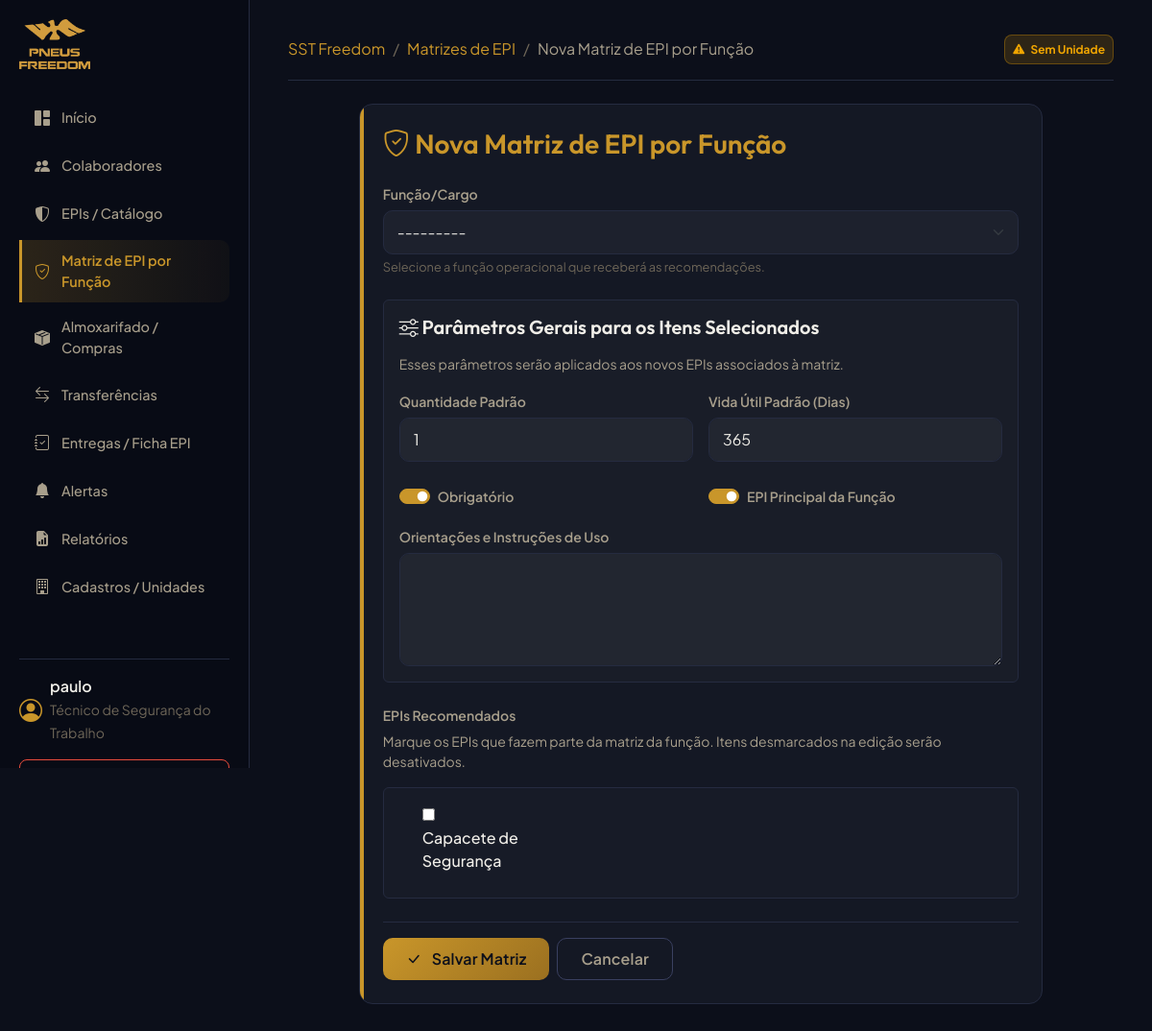
/ppe/matrices/add/ (signed in), run on an earlier commit of the app's database.
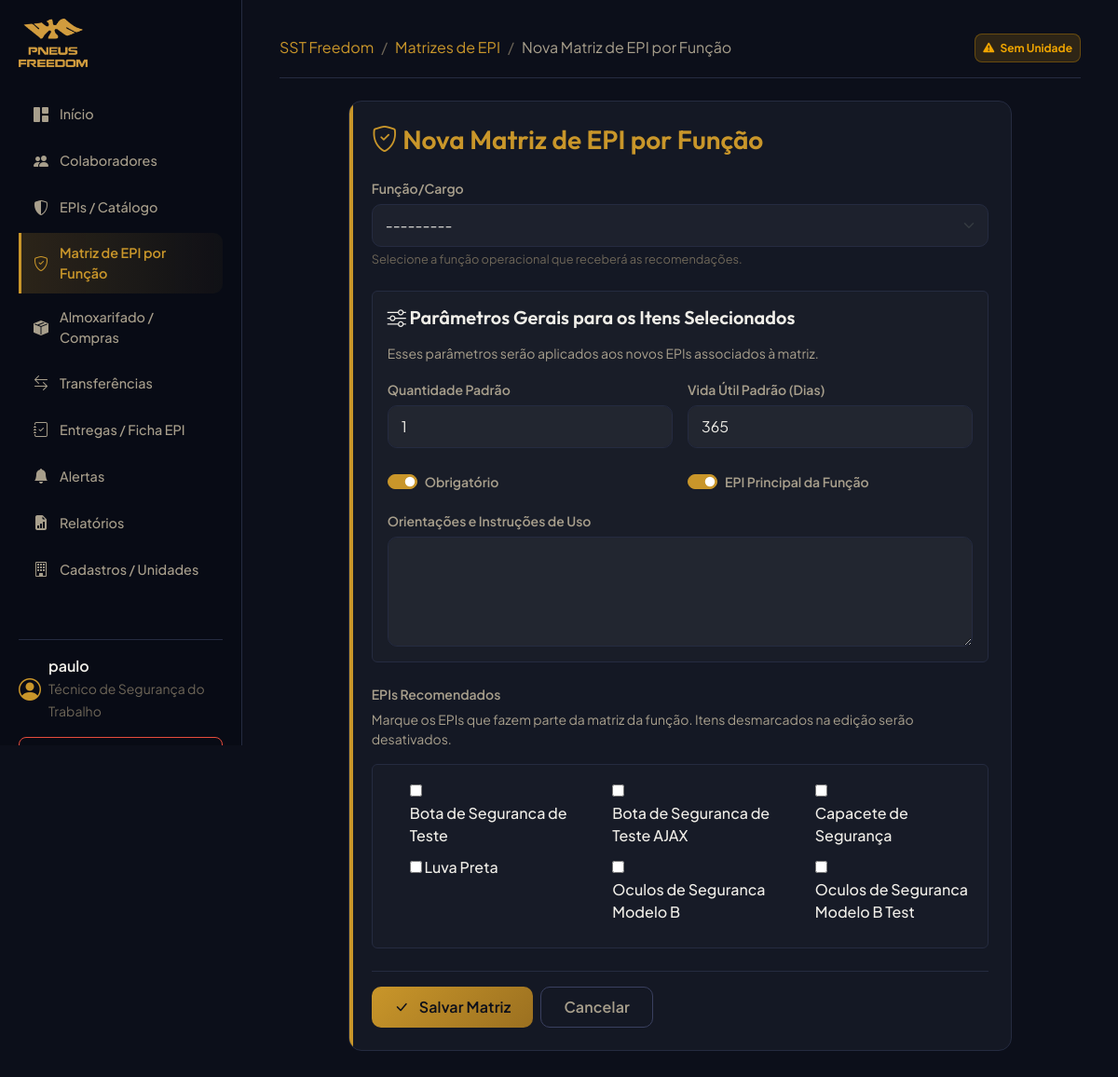
And on a later commit of the database.
### ppe/models.py (models this page shows)
class Product(models.Model):
    TIPO_PRODUTO_CHOICES = (
        ('EPI', 'EPI'),
        ('MATERIAL_SEGURANCA', 'Material de Segurança'),
        ('MATERIAL_CONSUMO', 'Material de Consumo'),
        ('FERRAMENTA', 'Ferramenta'),
        ('UNIFORME', 'Uniforme'),
        ('OUTRO', 'Outro'),
    )
    CATEGORIA_CHOICES = (
        ('PROTECAO_CABECA', 'Proteção da Cabeça'),
        ('PROTECAO_AUDITIVA', 'Proteção Auditiva'),
        ('PROTECAO_RESPIRATORIA', 'Proteção Respiratória'),
        ('PROTECAO_OCULAR', 'Proteção Ocular e Facial'),
        ('PROTECAO_TRONCO', 'Proteção do Tronco'),
        ('PROTECAO_MEMBROS_SUP', 'Proteção dos Membros Superiores'),
        ('PROTECAO_MEMBROS_INF', 'Proteção dos Membros Inferiores'),
        ('VESTUARIO', 'Vestuário / Fardamento'),
        ('OUTRO', 'Outro'),
    )
    nome = models.CharField(max_length=255, verbose_name="Nome do Produto")
    tipo_produto = models.CharField(max_length=50, choices=TIPO_PRODUTO_CHOICES, default='EPI', verbose_name="Tipo de Produto")
    categoria = models.CharField(max_length=50, choices=CATEGORIA_CHOICES, blank=True, null=True, default='OUTRO', verbose_name="Categoria de Proteção")
    ca_numero = models.CharField(max_length=50, blank=True, null=True, verbose_name="C.A. (Certificado de Aprovação)")
    descricao = models.TextField(blank=True, null=True, verbose_name="Descrição")
    unidade_medida = models.CharField(max_length=20, default="UND", verbose_name="Unidade de Medida")
    fabricante = models.CharField(max_length=255, blank=True, null=True, verbose_name="Fabricante Padrão")
    exige_ca = models.BooleanField(default=True, verbose_name="Exige C.A. (Certificado de Aprovação)")
    controlado_individualmente = models.BooleanField(default=True, verbose_name="Controlado Individualmente")
    ativo = models.BooleanField(default=True, verbose_name="Ativo")
    class Meta:
        verbose_name = "EPI / Produto"
        verbose_name_plural = "EPIs / Produtos"
    def __str__(self):
        return self.nome

### ppe/views.py (the view, shortened to what this page needs)
# urls.py: path('matrices/add/', PPEMatrixBulkCreateView.as_view(), name='matrix_bulk_create'),
class PPEMatrixBulkCreateView(LoginRequiredMixin, FormView):
    form_class = PPEMatrixBulkForm
    template_name = "ppe/matrix_bulk_form.html"
    def dispatch(self, request, *args, **kwargs):
        if not (request.user.is_tecnico() or request.user.is_admin()):
            from django.core.exceptions import PermissionDenied
            raise PermissionDenied("Apenas Técnicos SST ou Administradores podem gerenciar a matriz de EPI.")
        return super().dispatch(request, *args, **kwargs)
    def get_context_data(self, **kwargs):
        context = super().get_context_data(**kwargs)
        context['title'] = "Nova Matriz de EPI por Função"
        context['is_create'] = True
        return context

### accounts/models.py (called while the page is built)
    def is_tecnico(self):
        return self.profile_type == self.TECNICO_SST or self.is_superuser

    def is_almoxarife(self):
        return self.profile_type == self.ALMOXARIFE or self.is_superuser

### organizations/models.py (called while the page is built)
    def __str__(self):
        return self.nome

### templates/ppe/matrix_bulk_form.html (shortened to what the changed rows need)
{% extends "base.html" %}
{% block content %}
<div class="row justify-content-center">
    <div class="col-12 col-xl-10">
        <div class="card-premium card-primary">
            <form method="post" enctype="multipart/form-data">
                <div class="row g-4">
                    <div class="col-12">
                        <div class="p-3 rounded border" style="background: rgba(255,255,255,0.01); border-color: var(--border-default) !important; max-height: 400px; overflow-y: auto;">
                            <div class="row">
                                {% for checkbox in form.products %}
                                <div class="col-12 col-md-6 col-lg-4 mb-2">
                                    <div class="form-check">
                                        {{ checkbox.tag }}
                                        <label class="form-check-label text-light fw-medium" for="{{ checkbox.id_for_label }}">
                                            {{ checkbox.choice_label }}
                                        </label>
                                    </div>
                                </div>
                                {% endfor %}
                            </div>
                        </div>
                    </div>
                </div>
            </form>
        </div>
    </div>
</div>
{% endblock %}

What changed in the data, as far as the page shows it:
added Product: choice_label "Bota de Seguranca de Teste"
added Product: choice_label "Bota de Seguranca de Teste AJAX"
added Product: choice_label "Luva Preta"
added Product: choice_label "Oculos de Seguranca Modelo B"
added Product: choice_label "Oculos de Seguranca Modelo B Test"
